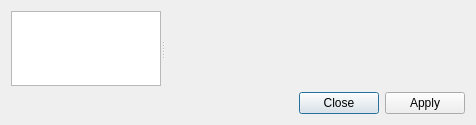
<?xml version="1.0" encoding="UTF-8"?>
<ui version="4.0">
 <class>MonitorSettingsDialog</class>
 <widget class="QDialog" name="MonitorSettingsDialog">
  <property name="geometry">
   <rect>
    <x>0</x>
    <y>0</y>
    <width>463</width>
    <height>125</height>
   </rect>
  </property>
  <property name="windowTitle">
   <string>Monitor Settings</string>
  </property>
  <property name="windowIcon">
   <iconset theme="preferences-desktop-display">
    <normaloff/>
   </iconset>
  </property>
  <layout class="QVBoxLayout" name="verticalLayout">
   <item>
    <widget class="QSplitter" name="splitter">
     <property name="orientation">
      <enum>Qt::Horizontal</enum>
     </property>
     <property name="childrenCollapsible">
      <bool>false</bool>
     </property>
     <widget class="QListWidget" name="monitorList">
      <property name="sizePolicy">
       <sizepolicy hsizetype="MinimumExpanding" vsizetype="Expanding">
        <horstretch>0</horstretch>
        <verstretch>0</verstretch>
       </sizepolicy>
      </property>
      <property name="minimumSize">
       <size>
        <width>150</width>
        <height>0</height>
       </size>
      </property>
      <property name="horizontalScrollBarPolicy">
       <enum>Qt::ScrollBarAlwaysOff</enum>
      </property>
      <property name="resizeMode">
       <enum>QListView::Adjust</enum>
      </property>
     </widget>
     <widget class="QStackedWidget" name="stackedWidget">
      <property name="sizePolicy">
       <sizepolicy hsizetype="Expanding" vsizetype="Expanding">
        <horstretch>1</horstretch>
        <verstretch>0</verstretch>
       </sizepolicy>
      </property>
      <property name="minimumSize">
       <size>
        <width>300</width>
        <height>0</height>
       </size>
      </property>
     </widget>
    </widget>
   </item>
   <item>
    <widget class="QDialogButtonBox" name="buttonBox">
     <property name="orientation">
      <enum>Qt::Horizontal</enum>
     </property>
     <property name="standardButtons">
      <set>QDialogButtonBox::Apply|QDialogButtonBox::Close</set>
     </property>
    </widget>
   </item>
  </layout>
 </widget>
 <resources/>
 <connections>
  <connection>
   <sender>monitorList</sender>
   <signal>currentRowChanged(int)</signal>
   <receiver>stackedWidget</receiver>
   <slot>setCurrentIndex(int)</slot>
   <hints>
    <hint type="sourcelabel">
     <x>126</x>
     <y>181</y>
    </hint>
    <hint type="destinationlabel">
     <x>20</x>
     <y>20</y>
    </hint>
   </hints>
  </connection>
  <connection>
   <sender>buttonBox</sender>
   <signal>rejected()</signal>
   <receiver>MonitorSettingsDialog</receiver>
   <slot>reject()</slot>
   <hints>
    <hint type="sourcelabel">
     <x>338</x>
     <y>439</y>
    </hint>
    <hint type="destinationlabel">
     <x>286</x>
     <y>257</y>
    </hint>
   </hints>
  </connection>
 </connections>
</ui>
